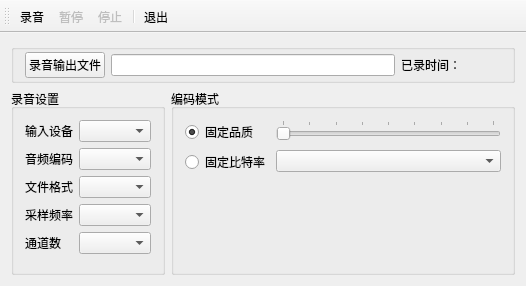
<?xml version="1.0" encoding="UTF-8"?>
<ui version="4.0">
 <class>MainWindow</class>
 <widget class="QMainWindow" name="MainWindow">
  <property name="geometry">
   <rect>
    <x>0</x>
    <y>0</y>
    <width>526</width>
    <height>286</height>
   </rect>
  </property>
  <property name="windowTitle">
   <string>QMediaRecorder录制音频</string>
  </property>
  <widget class="QWidget" name="centralWidget">
   <layout class="QVBoxLayout" name="verticalLayout" stretch="0,1">
    <item>
     <widget class="QGroupBox" name="groupBox_3">
      <property name="title">
       <string/>
      </property>
      <layout class="QHBoxLayout" name="horizontalLayout">
       <property name="topMargin">
        <number>2</number>
       </property>
       <property name="bottomMargin">
        <number>2</number>
       </property>
       <item>
        <widget class="QPushButton" name="btnGetFile">
         <property name="text">
          <string>录音输出文件</string>
         </property>
         <property name="icon">
          <iconset resource="res.qrc">
           <normaloff>:/images/images/104.bmp</normaloff>:/images/images/104.bmp</iconset>
         </property>
        </widget>
       </item>
       <item>
        <widget class="QLineEdit" name="editOutputFile"/>
       </item>
       <item>
        <widget class="QLabel" name="labPassTime">
         <property name="minimumSize">
          <size>
           <width>100</width>
           <height>0</height>
          </size>
         </property>
         <property name="text">
          <string>已录时间：</string>
         </property>
        </widget>
       </item>
      </layout>
     </widget>
    </item>
    <item>
     <layout class="QHBoxLayout" name="horizontalLayout_2">
      <item>
       <widget class="QGroupBox" name="groupBoxDevice">
        <property name="title">
         <string>录音设置</string>
        </property>
        <layout class="QFormLayout" name="formLayout">
         <item row="0" column="0">
          <widget class="QLabel" name="label">
           <property name="maximumSize">
            <size>
             <width>70</width>
             <height>16777215</height>
            </size>
           </property>
           <property name="text">
            <string>输入设备</string>
           </property>
           <property name="alignment">
            <set>Qt::AlignCenter</set>
           </property>
          </widget>
         </item>
         <item row="0" column="1">
          <widget class="QComboBox" name="comboDevices"/>
         </item>
         <item row="1" column="0">
          <widget class="QLabel" name="label_2">
           <property name="maximumSize">
            <size>
             <width>70</width>
             <height>16777215</height>
            </size>
           </property>
           <property name="text">
            <string>音频编码</string>
           </property>
           <property name="alignment">
            <set>Qt::AlignCenter</set>
           </property>
          </widget>
         </item>
         <item row="1" column="1">
          <widget class="QComboBox" name="comboCodec"/>
         </item>
         <item row="2" column="0">
          <widget class="QLabel" name="label_5">
           <property name="text">
            <string>文件格式</string>
           </property>
           <property name="alignment">
            <set>Qt::AlignCenter</set>
           </property>
          </widget>
         </item>
         <item row="2" column="1">
          <widget class="QComboBox" name="comboFileFormat"/>
         </item>
         <item row="3" column="0">
          <widget class="QLabel" name="label_3">
           <property name="maximumSize">
            <size>
             <width>70</width>
             <height>16777215</height>
            </size>
           </property>
           <property name="text">
            <string>采样频率</string>
           </property>
           <property name="alignment">
            <set>Qt::AlignCenter</set>
           </property>
          </widget>
         </item>
         <item row="3" column="1">
          <widget class="QComboBox" name="comboSampleRate"/>
         </item>
         <item row="4" column="0">
          <widget class="QLabel" name="label_4">
           <property name="maximumSize">
            <size>
             <width>70</width>
             <height>16777215</height>
            </size>
           </property>
           <property name="text">
            <string>通道数</string>
           </property>
           <property name="alignment">
            <set>Qt::AlignCenter</set>
           </property>
          </widget>
         </item>
         <item row="4" column="1">
          <widget class="QComboBox" name="comboChannels"/>
         </item>
        </layout>
       </widget>
      </item>
      <item>
       <widget class="QGroupBox" name="groupBox_2">
        <property name="title">
         <string>编码模式</string>
        </property>
        <layout class="QFormLayout" name="formLayout_2">
         <item row="0" column="0">
          <widget class="QRadioButton" name="radioQuality">
           <property name="text">
            <string>固定品质</string>
           </property>
           <property name="checked">
            <bool>true</bool>
           </property>
          </widget>
         </item>
         <item row="0" column="1">
          <widget class="QSlider" name="sliderQuality">
           <property name="maximum">
            <number>8</number>
           </property>
           <property name="orientation">
            <enum>Qt::Horizontal</enum>
           </property>
           <property name="tickPosition">
            <enum>QSlider::TicksAbove</enum>
           </property>
           <property name="tickInterval">
            <number>1</number>
           </property>
          </widget>
         </item>
         <item row="1" column="0">
          <widget class="QRadioButton" name="radioBitrate">
           <property name="text">
            <string>固定比特率</string>
           </property>
           <property name="checked">
            <bool>false</bool>
           </property>
          </widget>
         </item>
         <item row="1" column="1">
          <widget class="QComboBox" name="comboBitrate"/>
         </item>
        </layout>
       </widget>
      </item>
     </layout>
    </item>
   </layout>
  </widget>
  <widget class="QToolBar" name="mainToolBar">
   <property name="toolButtonStyle">
    <enum>Qt::ToolButtonTextBesideIcon</enum>
   </property>
   <attribute name="toolBarArea">
    <enum>TopToolBarArea</enum>
   </attribute>
   <attribute name="toolBarBreak">
    <bool>false</bool>
   </attribute>
   <addaction name="actRecord"/>
   <addaction name="actPause"/>
   <addaction name="actStop"/>
   <addaction name="separator"/>
   <addaction name="actQuit"/>
  </widget>
  <action name="actRecord">
   <property name="icon">
    <iconset resource="res.qrc">
     <normaloff>:/images/images/626.bmp</normaloff>:/images/images/626.bmp</iconset>
   </property>
   <property name="text">
    <string>录音</string>
   </property>
   <property name="toolTip">
    <string>录音</string>
   </property>
  </action>
  <action name="actPause">
   <property name="enabled">
    <bool>false</bool>
   </property>
   <property name="icon">
    <iconset resource="res.qrc">
     <normaloff>:/images/images/622.bmp</normaloff>:/images/images/622.bmp</iconset>
   </property>
   <property name="text">
    <string>暂停</string>
   </property>
   <property name="toolTip">
    <string>暂停</string>
   </property>
  </action>
  <action name="actStop">
   <property name="enabled">
    <bool>false</bool>
   </property>
   <property name="icon">
    <iconset resource="res.qrc">
     <normaloff>:/images/images/624.bmp</normaloff>:/images/images/624.bmp</iconset>
   </property>
   <property name="text">
    <string>停止</string>
   </property>
   <property name="toolTip">
    <string>停止</string>
   </property>
  </action>
  <action name="actQuit">
   <property name="icon">
    <iconset resource="res.qrc">
     <normaloff>:/images/images/132.bmp</normaloff>:/images/images/132.bmp</iconset>
   </property>
   <property name="text">
    <string>退出</string>
   </property>
   <property name="toolTip">
    <string>退出</string>
   </property>
  </action>
 </widget>
 <layoutdefault spacing="6" margin="11"/>
 <resources>
  <include location="res.qrc"/>
 </resources>
 <connections>
  <connection>
   <sender>actQuit</sender>
   <signal>triggered()</signal>
   <receiver>MainWindow</receiver>
   <slot>close()</slot>
   <hints>
    <hint type="sourcelabel">
     <x>-1</x>
     <y>-1</y>
    </hint>
    <hint type="destinationlabel">
     <x>209</x>
     <y>156</y>
    </hint>
   </hints>
  </connection>
 </connections>
</ui>
